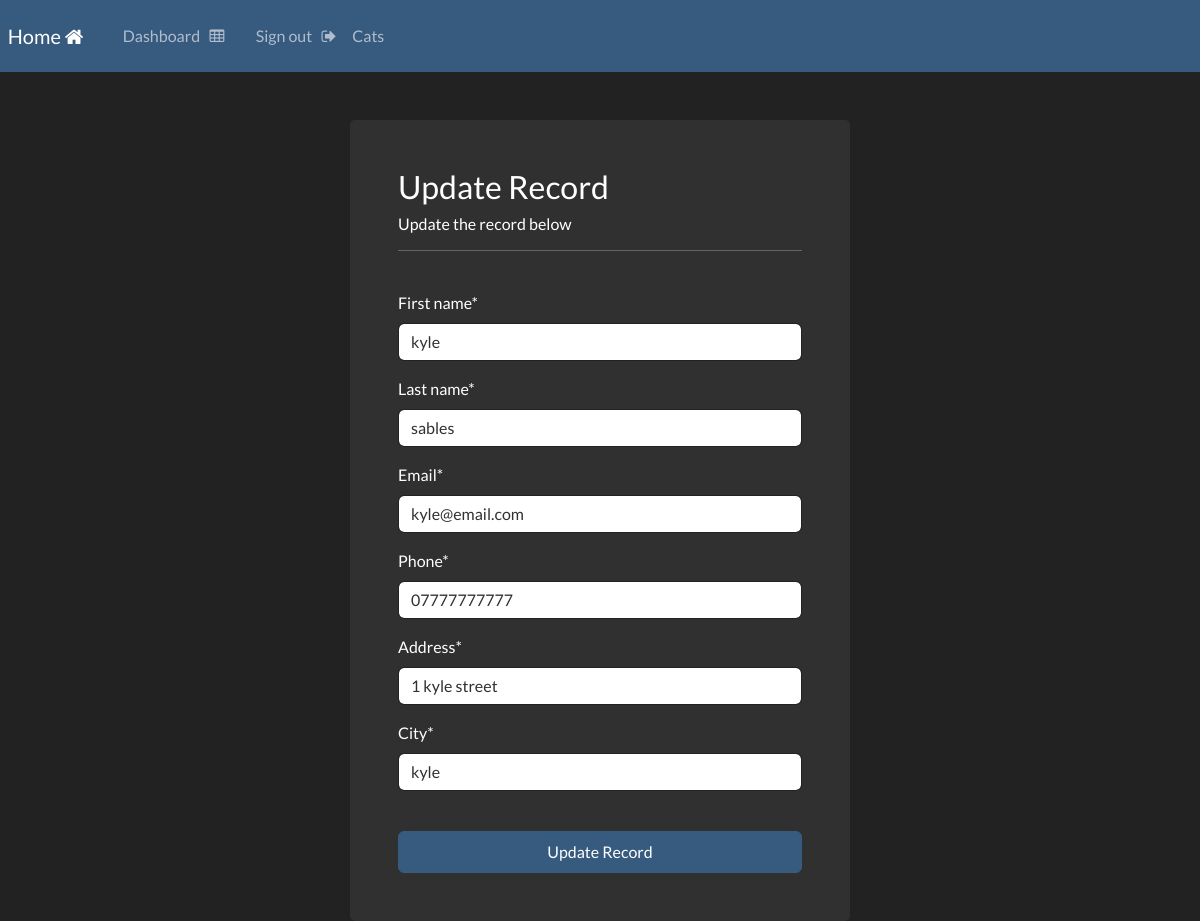
Page /update-record/1 (signed in) on the committed database.
### website/models.py (models this page shows, shortened)
class Record(models.Model):
    creation_data = models.DateTimeField(auto_now_add = True)
    first_name = models.CharField(max_length=100)
    last_name = models.CharField(max_length=100)
    email = models.CharField(max_length=255)
    phone = models.CharField(max_length=20)
    address = models.CharField(max_length=255)
    city = models.CharField(max_length = 255)

### website/views.py (the view)
# urls.py: path('update-record/<int:pk>', views.update_record,name="update-record"),
@login_required(login_url='my-login')
def update_record(request, pk):
    record = Record.objects.get(id=pk)
    form = UpdateRecordForm(instance=record)
    if request.method == "POST":
        form = UpdateRecordForm(request.POST, instance=record)
        if form.is_valid():
            form.save()
            messages.success(request, "Your record was updated!")
            return redirect("dashboard")
    context = {'update_form': form}
    return render(request, 'website/update-record.html',context=context)

### website/forms.py
class UpdateRecordForm(forms.ModelForm):
    class Meta:
        model = Record
        fields = ['first_name','last_name','email','phone','address','city']

### website/templates/website/update-record.html (shortened to what this page needs)
{% extends 'website/base.html' %}
{% load crispy_forms_tags %}
{% block content %}
        <br>
        <div class="container bg-dark p-5 form-layout">
            <h3> Update Record</h3>
            <h6> Update the record below </h6>
            <hr>
            <br>
            <form method="POST" autocomplete="off">
                {{update_form|crispy}}
                <br>
                <button type="submit" class="btn btn-primary w-100 btn-block p-2"> Update Record </button>
            </form>
        </div>
{% endblock %}

### static/css/styles.css (style rules this page uses)
.form-layout { border-radius: 5px; width: 500px; }

### rows in the picture
Record: first_name "kyle", last_name "sables", email "kyle@email.com", phone "07777777777", address "1 kyle street", city "kyle"
